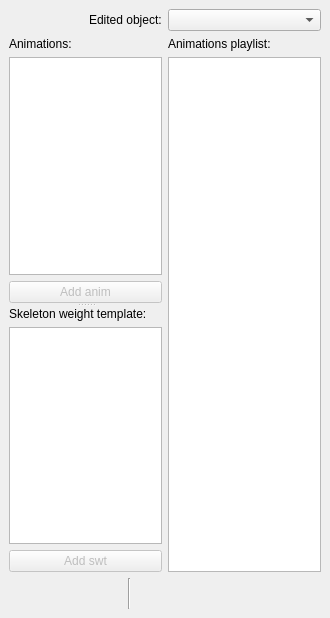
<?xml version="1.0" encoding="UTF-8"?>
<ui version="4.0">
 <class>CAnimationSetDialog</class>
 <widget class="QDockWidget" name="CAnimationSetDialog">
  <property name="geometry">
   <rect>
    <x>0</x>
    <y>0</y>
    <width>330</width>
    <height>618</height>
   </rect>
  </property>
  <property name="sizePolicy">
   <sizepolicy hsizetype="Minimum" vsizetype="Minimum">
    <horstretch>0</horstretch>
    <verstretch>0</verstretch>
   </sizepolicy>
  </property>
  <property name="minimumSize">
   <size>
    <width>300</width>
    <height>390</height>
   </size>
  </property>
  <property name="windowIcon">
   <iconset resource="object_viewer.qrc">
    <normaloff>:/icons/ic_nel_animset.png</normaloff>:/icons/ic_nel_animset.png</iconset>
  </property>
  <property name="windowTitle">
   <string>Animation set manager</string>
  </property>
  <widget class="QWidget" name="dockWidgetContents">
   <property name="sizePolicy">
    <sizepolicy hsizetype="Minimum" vsizetype="Preferred">
     <horstretch>0</horstretch>
     <verstretch>0</verstretch>
    </sizepolicy>
   </property>
   <property name="minimumSize">
    <size>
     <width>100</width>
     <height>0</height>
    </size>
   </property>
   <layout class="QGridLayout" name="gridLayout">
    <item row="0" column="0">
     <layout class="QHBoxLayout" name="horizontalLayout_2">
      <item>
       <spacer name="horizontalSpacer">
        <property name="orientation">
         <enum>Qt::Horizontal</enum>
        </property>
        <property name="sizeType">
         <enum>QSizePolicy::Expanding</enum>
        </property>
        <property name="sizeHint" stdset="0">
         <size>
          <width>40</width>
          <height>20</height>
         </size>
        </property>
       </spacer>
      </item>
      <item>
       <widget class="QLabel" name="label">
        <property name="text">
         <string>Edited object:</string>
        </property>
       </widget>
      </item>
     </layout>
    </item>
    <item row="0" column="1">
     <widget class="QComboBox" name="objectsComboBox">
      <property name="sizePolicy">
       <sizepolicy hsizetype="Expanding" vsizetype="Fixed">
        <horstretch>0</horstretch>
        <verstretch>0</verstretch>
       </sizepolicy>
      </property>
      <property name="minimumSize">
       <size>
        <width>50</width>
        <height>0</height>
       </size>
      </property>
     </widget>
    </item>
    <item row="1" column="0">
     <widget class="QSplitter" name="splitter">
      <property name="orientation">
       <enum>Qt::Vertical</enum>
      </property>
      <widget class="QWidget" name="layoutWidget">
       <layout class="QVBoxLayout" name="verticalLayout_3">
        <item>
         <widget class="QLabel" name="label_3">
          <property name="text">
           <string>Animations:</string>
          </property>
         </widget>
        </item>
        <item>
         <widget class="QTreeWidget" name="animTreeWidget">
          <property name="sizePolicy">
           <sizepolicy hsizetype="Expanding" vsizetype="Expanding">
            <horstretch>0</horstretch>
            <verstretch>0</verstretch>
           </sizepolicy>
          </property>
          <property name="minimumSize">
           <size>
            <width>0</width>
            <height>0</height>
           </size>
          </property>
          <property name="dragEnabled">
           <bool>false</bool>
          </property>
          <property name="dragDropMode">
           <enum>QAbstractItemView::NoDragDrop</enum>
          </property>
          <property name="selectionMode">
           <enum>QAbstractItemView::ExtendedSelection</enum>
          </property>
          <property name="columnCount">
           <number>1</number>
          </property>
          <attribute name="headerVisible">
           <bool>false</bool>
          </attribute>
          <column>
           <property name="text">
            <string notr="true">1</string>
           </property>
          </column>
         </widget>
        </item>
        <item>
         <widget class="QPushButton" name="addAnimPushButton">
          <property name="enabled">
           <bool>false</bool>
          </property>
          <property name="sizePolicy">
           <sizepolicy hsizetype="Preferred" vsizetype="Preferred">
            <horstretch>0</horstretch>
            <verstretch>0</verstretch>
           </sizepolicy>
          </property>
          <property name="minimumSize">
           <size>
            <width>0</width>
            <height>0</height>
           </size>
          </property>
          <property name="maximumSize">
           <size>
            <width>16777215</width>
            <height>16777215</height>
           </size>
          </property>
          <property name="text">
           <string>Add anim</string>
          </property>
         </widget>
        </item>
       </layout>
      </widget>
      <widget class="QWidget" name="layoutWidget">
       <layout class="QVBoxLayout" name="verticalLayout_2">
        <item>
         <widget class="QLabel" name="label_4">
          <property name="text">
           <string>Skeleton weight template:</string>
          </property>
         </widget>
        </item>
        <item>
         <widget class="QTreeWidget" name="skeletonTreeWidget">
          <property name="sizePolicy">
           <sizepolicy hsizetype="Expanding" vsizetype="Expanding">
            <horstretch>0</horstretch>
            <verstretch>0</verstretch>
           </sizepolicy>
          </property>
          <property name="minimumSize">
           <size>
            <width>0</width>
            <height>0</height>
           </size>
          </property>
          <property name="maximumSize">
           <size>
            <width>16777215</width>
            <height>16777215</height>
           </size>
          </property>
          <attribute name="headerVisible">
           <bool>false</bool>
          </attribute>
          <column>
           <property name="text">
            <string notr="true">1</string>
           </property>
          </column>
         </widget>
        </item>
        <item>
         <widget class="QPushButton" name="addSwtPushButton">
          <property name="enabled">
           <bool>false</bool>
          </property>
          <property name="sizePolicy">
           <sizepolicy hsizetype="Preferred" vsizetype="Preferred">
            <horstretch>0</horstretch>
            <verstretch>0</verstretch>
           </sizepolicy>
          </property>
          <property name="minimumSize">
           <size>
            <width>0</width>
            <height>0</height>
           </size>
          </property>
          <property name="maximumSize">
           <size>
            <width>16777215</width>
            <height>16777215</height>
           </size>
          </property>
          <property name="text">
           <string>Add swt</string>
          </property>
         </widget>
        </item>
       </layout>
      </widget>
     </widget>
    </item>
    <item row="1" column="1">
     <layout class="QVBoxLayout" name="verticalLayout">
      <item>
       <widget class="QLabel" name="label_2">
        <property name="text">
         <string>Animations playlist:</string>
        </property>
       </widget>
      </item>
      <item>
       <widget class="QListWidget" name="animPlaylistWidget">
        <property name="sizePolicy">
         <sizepolicy hsizetype="Expanding" vsizetype="Expanding">
          <horstretch>0</horstretch>
          <verstretch>0</verstretch>
         </sizepolicy>
        </property>
        <property name="minimumSize">
         <size>
          <width>0</width>
          <height>0</height>
         </size>
        </property>
        <property name="dragEnabled">
         <bool>false</bool>
        </property>
        <property name="dragDropMode">
         <enum>QAbstractItemView::NoDragDrop</enum>
        </property>
        <property name="defaultDropAction">
         <enum>Qt::IgnoreAction</enum>
        </property>
        <property name="selectionMode">
         <enum>QAbstractItemView::ContiguousSelection</enum>
        </property>
       </widget>
      </item>
     </layout>
    </item>
    <item row="2" column="0" colspan="2">
     <layout class="QHBoxLayout" name="horizontalLayout">
      <item>
       <widget class="QToolButton" name="resetToolButton">
        <property name="enabled">
         <bool>false</bool>
        </property>
        <property name="sizePolicy">
         <sizepolicy hsizetype="Preferred" vsizetype="Preferred">
          <horstretch>0</horstretch>
          <verstretch>0</verstretch>
         </sizepolicy>
        </property>
        <property name="minimumSize">
         <size>
          <width>0</width>
          <height>0</height>
         </size>
        </property>
        <property name="maximumSize">
         <size>
          <width>16777215</width>
          <height>16777215</height>
         </size>
        </property>
        <property name="toolTip">
         <string>Unload all anim and swt files</string>
        </property>
        <property name="text">
         <string/>
        </property>
        <property name="icon">
         <iconset resource="object_viewer.qrc">
          <normaloff>:/icons/ic_nel_reset_all.png</normaloff>:/icons/ic_nel_reset_all.png</iconset>
        </property>
        <property name="iconSize">
         <size>
          <width>24</width>
          <height>24</height>
         </size>
        </property>
        <property name="autoRaise">
         <bool>true</bool>
        </property>
       </widget>
      </item>
      <item>
       <spacer name="horizontalSpacer_2">
        <property name="orientation">
         <enum>Qt::Horizontal</enum>
        </property>
        <property name="sizeHint" stdset="0">
         <size>
          <width>40</width>
          <height>20</height>
         </size>
        </property>
       </spacer>
      </item>
      <item>
       <widget class="Line" name="line">
        <property name="orientation">
         <enum>Qt::Vertical</enum>
        </property>
       </widget>
      </item>
      <item>
       <widget class="QToolButton" name="addToolButton">
        <property name="enabled">
         <bool>false</bool>
        </property>
        <property name="toolTip">
         <string>Add anim in PlayList</string>
        </property>
        <property name="text">
         <string/>
        </property>
        <property name="icon">
         <iconset resource="object_viewer.qrc">
          <normaloff>:/icons/ic_nel_add_item.png</normaloff>:/icons/ic_nel_add_item.png</iconset>
        </property>
        <property name="iconSize">
         <size>
          <width>24</width>
          <height>24</height>
         </size>
        </property>
        <property name="autoRaise">
         <bool>true</bool>
        </property>
       </widget>
      </item>
      <item>
       <widget class="QToolButton" name="removeToolButton">
        <property name="enabled">
         <bool>false</bool>
        </property>
        <property name="toolTip">
         <string>Delete anim from PlayList</string>
        </property>
        <property name="text">
         <string/>
        </property>
        <property name="icon">
         <iconset resource="object_viewer.qrc">
          <normaloff>:/icons/ic_nel_delete_item.png</normaloff>:/icons/ic_nel_delete_item.png</iconset>
        </property>
        <property name="iconSize">
         <size>
          <width>24</width>
          <height>24</height>
         </size>
        </property>
        <property name="autoRaise">
         <bool>true</bool>
        </property>
       </widget>
      </item>
      <item>
       <widget class="QToolButton" name="upToolButton">
        <property name="enabled">
         <bool>false</bool>
        </property>
        <property name="text">
         <string/>
        </property>
        <property name="icon">
         <iconset resource="object_viewer.qrc">
          <normaloff>:/icons/ic_nel_up_item.png</normaloff>:/icons/ic_nel_up_item.png</iconset>
        </property>
        <property name="iconSize">
         <size>
          <width>24</width>
          <height>24</height>
         </size>
        </property>
        <property name="autoRaise">
         <bool>true</bool>
        </property>
       </widget>
      </item>
      <item>
       <widget class="QToolButton" name="downToolButton">
        <property name="enabled">
         <bool>false</bool>
        </property>
        <property name="text">
         <string/>
        </property>
        <property name="icon">
         <iconset resource="object_viewer.qrc">
          <normaloff>:/icons/ic_nel_down_item.png</normaloff>:/icons/ic_nel_down_item.png</iconset>
        </property>
        <property name="iconSize">
         <size>
          <width>24</width>
          <height>24</height>
         </size>
        </property>
        <property name="autoRaise">
         <bool>true</bool>
        </property>
       </widget>
      </item>
      <item>
       <widget class="QToolButton" name="setLengthToolButton">
        <property name="enabled">
         <bool>false</bool>
        </property>
        <property name="sizePolicy">
         <sizepolicy hsizetype="Fixed" vsizetype="Fixed">
          <horstretch>0</horstretch>
          <verstretch>0</verstretch>
         </sizepolicy>
        </property>
        <property name="minimumSize">
         <size>
          <width>0</width>
          <height>0</height>
         </size>
        </property>
        <property name="maximumSize">
         <size>
          <width>16777215</width>
          <height>16777215</height>
         </size>
        </property>
        <property name="toolTip">
         <string>Set duration of time in Animation control</string>
        </property>
        <property name="text">
         <string/>
        </property>
        <property name="icon">
         <iconset resource="object_viewer.qrc">
          <normaloff>:/icons/ic_nel_framedelay.png</normaloff>:/icons/ic_nel_framedelay.png</iconset>
        </property>
        <property name="iconSize">
         <size>
          <width>24</width>
          <height>24</height>
         </size>
        </property>
        <property name="autoRaise">
         <bool>true</bool>
        </property>
       </widget>
      </item>
     </layout>
    </item>
   </layout>
  </widget>
 </widget>
 <resources>
  <include location="object_viewer.qrc"/>
 </resources>
 <connections/>
</ui>
